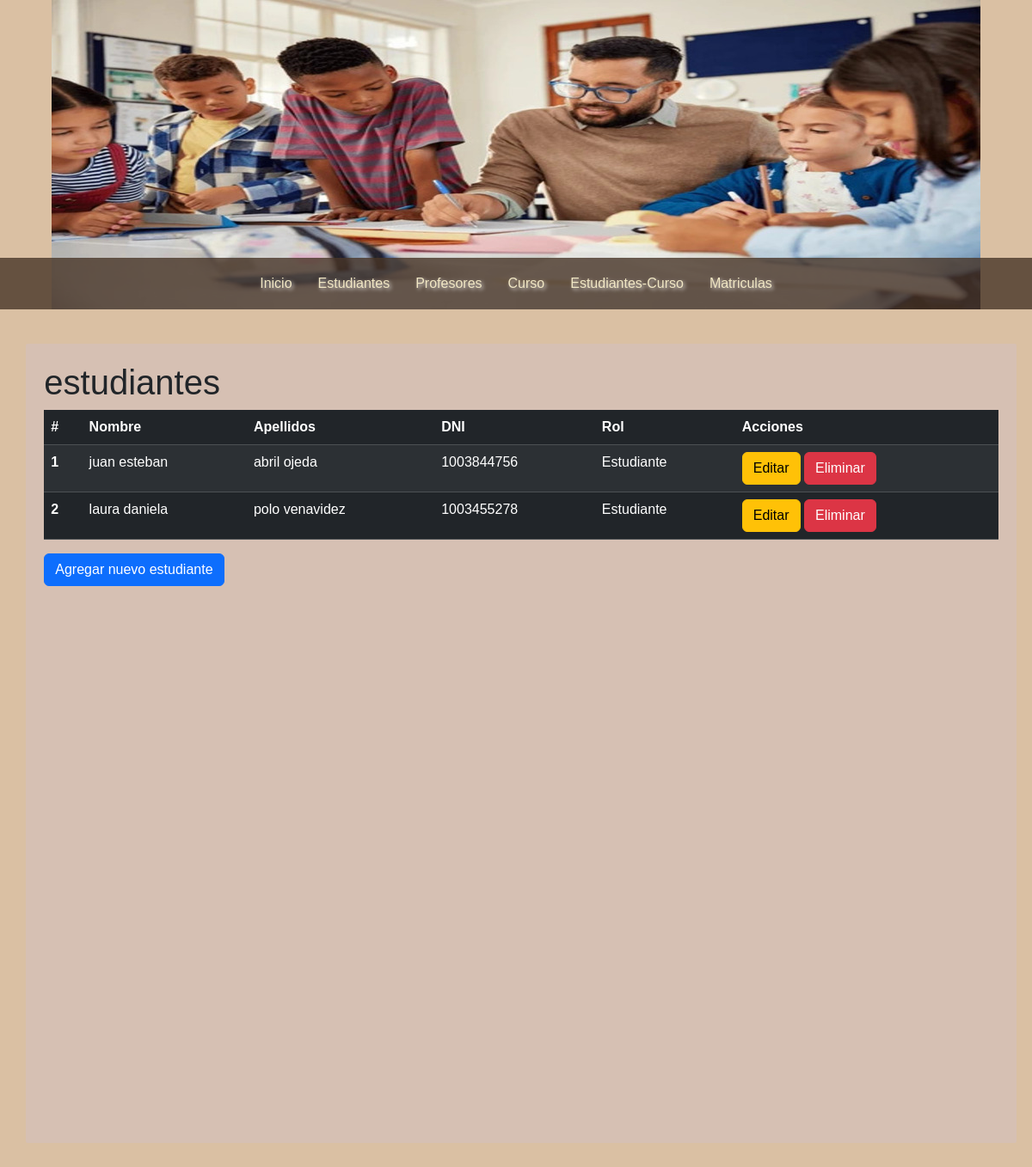
The app's page /Lista-estudiantes/ with its own data.
### persona/models.py (models this page shows, shortened)
class Persona(models.Model):
    nombre = models.CharField(max_length=100)
    apellidos = models.CharField(max_length=100)
    dni = models.CharField(max_length=10)
    telefono = models.CharField(max_length=10)
    email = models.EmailField()
    fecha_nacimiento = models.DateField()
    rol = models.CharField(max_length=20)
    created_at = models.DateTimeField(auto_now_add=True)
    class Meta:
        db_table = 'persona'

### persona/views.py (the view)
# urls.py: path('Lista-estudiantes/',get_estudiantes, name='lista-estudiantes'),
def get_estudiantes(request):
    estudiantes = Persona.objects.filter(rol='Estudiante')
    return render(request, 'lista-estudiantes.html', {
        'title': 'estudiantes',
        'estudiantes': estudiantes
    })

### persona/templates/lista-estudiantes.html (shortened to what this page needs)
{% extends "index.html" %}
{% block content %}
    <h1>{{ title }}</h1>
    <table class="table table-dark table-striped">
        <thead>
            <tr>
                <th scope="col">#</th>
                <th scope="col">Nombre</th>
                <th scope="col">Apellidos</th>
                <th scope="col">DNI</th>
                <th scope="col">Rol</th>
                <th scope="col">Acciones</th>
            </tr>
        </thead>
        <tbody>
            {% for estudiante in estudiantes %}
            <tr>
                <th scope="row">{{ forloop.counter }}</th>
                <td>{{ estudiante.nombre }}</td>
                <td>{{ estudiante.apellidos }}</td>
                <td>{{ estudiante.dni }}</td>
                <td>{{ estudiante.rol }}</td>
                <td>
                    <a href="{% url 'editar_estudiante' estudiante.id %}" class="btn btn-warning">Editar</a>
                    <a href="{% url 'eliminar_estudiante' estudiante.id %}" class="btn btn-danger" onclick="return confirmarEliminacion();">Eliminar</a>
                </td>
            </tr>
            {% empty %}
            <tr>
                <td colspan="6" class="text-center">No hay estudiantes registrados.</td>
            </tr>
            {% endfor %}
        </tbody>
    </table>
    <a href="{% url 'formulario_estudiante' %}" class="btn btn-primary">Agregar nuevo estudiante</a>
{% endblock %}

### mainApp/static/css/styles.css (style rules this page uses)
* { margin: 0px; padding: 0px; font-family: Arial, Helvetica, sans-serif; text-decoration: none; }
body { background-color: #DAC0A3; }

### mainApp/templates/index.html (style rules this page uses)
body { background-color: #DAC0A3; }

### records on screen
Persona: nombre "juan esteban", apellidos "abril ojeda", dni "1003844756", rol "Estudiante"
Persona: nombre "laura daniela", apellidos "polo venavidez", dni "1003455278", rol "Estudiante"

### other values on screen
{{ title }} "estudiantes"
